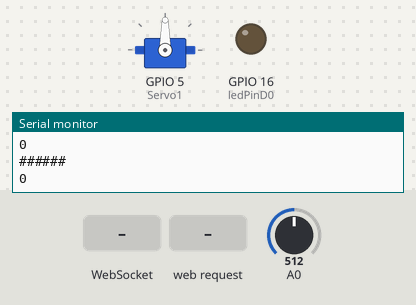
A sketch run on a simulated ESP8266 (NodeMCU). Shown: servo, output pins drawn as LEDs (lit = HIGH), the last lines printed to the serial monitor. The inputs (shaded band) are chosen by the test bench; at power-on: A0 = 512.

Above: at 2.8 s.
2.9 s: WebSocket text "LED" received
At 4.0 s:
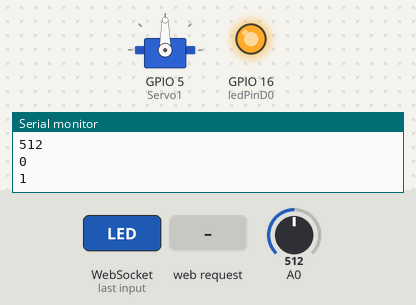
4.5 s: A0 set to 306
6.5 s: HTTP request GET / received
8.5 s: A0 set to 122
Timing chart, 0 to 52.0 s (numbered marks = the images above; inputs shaded):
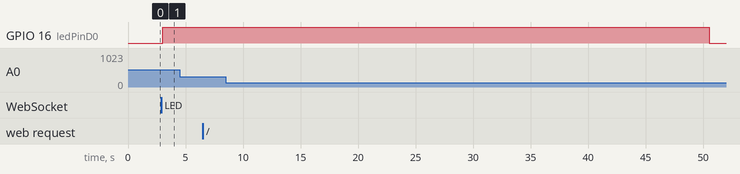

The sketch:

ws_server.ino
```cpp
#include <Arduino.h>
#include <ESP8266WiFi.h>
#include <WiFiClient.h>
#include <WebSocketsServer.h>
#include <ESP8266WebServer.h>
//#include <ESPAsyncTCP.h>
#include "ws_webpage.h"
#include <Servo.h>

ESP8266WebServer server(80);
WebSocketsServer webSocket = WebSocketsServer(81);

const char *ssid = "5G Covid Control Unit #69F0R20";
const char *password = "Mittwoch";

const int ledPinD8 = 15;
const int ledPinD0 = 16;

Servo servo;
#define Servo1 5
// Pin D1

bool con = false;
int count;
bool blinky = false;

void entry_page()
{
  String socketIP = WiFi.softAPIP().toString() + ":81";
  Serial.println("Socket IP: " + socketIP);
  server.send(200, "text/html", html);
}

uint8_t wsnum;

void webSocketEvent(uint8_t num, WStype_t type, uint8_t *payload, size_t lenght)
{

  switch (type)
  {
  case WStype_DISCONNECTED:
    con = false;
    break;
  case WStype_CONNECTED:
  {
    IPAddress ip = webSocket.remoteIP(num);
    con = true;
    Serial.println("Websocket Connected!");

    wsnum = num;
  }
  break;
  case WStype_TEXT:
  {
    String text = String((char *)&payload[0]);
    if (text == "LED")
    {
      blinky = true;
      Serial.println("led blinkt");
    }

    if (text.startsWith("x"))
    {
      String xVal = (text.substring(text.indexOf("x") + 1, text.length()));
      int xInt = xVal.toInt();
      analogWrite(ledPinD8, xInt);
      Serial.println(xVal);
    }

    if (text.startsWith("s"))
    {
      String xVal = (text.substring(text.indexOf("s") + 1, text.length()));
      int xInt = xVal.toInt();
      if (xInt >= 0 && xInt <= 255)
      {
        servo.write(xInt);
      }
      Serial.println(xVal);
    }
  }
  break;
  }
}

void setup()
{
  Serial.begin(115200);
  pinMode(ledPinD0, OUTPUT);
  WiFi.mode(WIFI_AP);
  WiFi.softAP(ssid, password);
  server.on("/", entry_page);
  server.begin();
  Serial.println("HTTP server gestartet!");

  IPAddress myIP = WiFi.softAPIP();
  Serial.print("AP IP address: ");
  Serial.println(myIP);
  webSocket.begin();
  webSocket.onEvent(webSocketEvent);

  servo.attach(Servo1);
}

int lastSendValue;

void loop()
{
  if (blinky)
  {
    digitalWrite(ledPinD0, HIGH);
    blinky = false;
  }
  else
  {
    if (count % 50 == 0)
      digitalWrite(ledPinD0, LOW);
  }

  Serial.println("######");
  if (con)
  {
    int val = analogRead(A0);
    Serial.println(val);
    Serial.println(lastSendValue);
    if (val != lastSendValue) {
      lastSendValue = val;
      webSocket.sendTXT(wsnum, "A0 = " + val);
      Serial.println("A0 = " + val);
    }
  }
  Serial.println(con);
  delay(1000);

  count++;
  webSocket.loop();
  server.handleClient();
  delay(10);
}
```

ws_webpage.h
```cpp
const char html[] PROGMEM = R"=====(
<!doctype html>
<html lang="de">

<head>
  <meta charset="utf-8">
  <meta name="viewport" content="width=device-width, height=device-height, initial-scale=1">
  <title>Websocket Control</title>

  <style>
    #output {
      overflow-y: scroll;
      max-height: 350px;
      height: 5rem;
    }
  </style>
</head>

<body style="height=100% width=100%">
  Slider und Button<p></p>
  <input type="button" onclick="ledFn()">Blink LED <p>
  <p></p>

  <input type="range" id="inputSliderLED" min="0" max="255" value="0" step="5" oninput="showValueLED(this.value)" /> LED
  <br><br><span id="outputTextLED">0</span>
  <p></p>

  <input type="range" id="servoRange" min="0" max="180" value="90" oninput="sendServo()" /> Servo

  <br><br>
  Nachrichten vom Server:
  <span id="output"></span>


  <script>
    var ipValue;
    var connection = new WebSocket("ws://192.168.4.1:81");

    connection.onopen = function () {
      connection.send('ping');
    };

    connection.onerror = function (error) {
      console.log('WebSocket Error ', error);
    };

    connection.onmessage = function (e) {
      console.log('Server: ', e.data);
      displayServerMessage(e.data);
    };

    function ledFn() {
      var toSend = "LED";
      connection.send(toSend);
    };

    function showValueLED(newValue) {
      document.getElementById("outputTextLED").innerHTML = newValue;
      connection.send("x" + newValue);
    }

    function sendServo() {
      let servoVal = document.querySelector("#servoRange").value;
      console.log(servoVal);
      connection.send("s" + servoVal);
    }

    function displayServerMessage(msg) {
      let output = document.querySelector("#output");
      let now = new Date();
      let timedMsg = now.getHours() + ":" + now.getMinutes() + " > " + msg;
      //output.innerHTML = output.innerHTML + '<br>' + timedMsg;
      output.innerHTML = timedMsg;
    }
  </script>
</body>

</html>
)=====";
/**/
```

Measured:
- after the input at 2.9 s, GPIO 16 (ledPinD0): LOW → HIGH after 0.13 s
